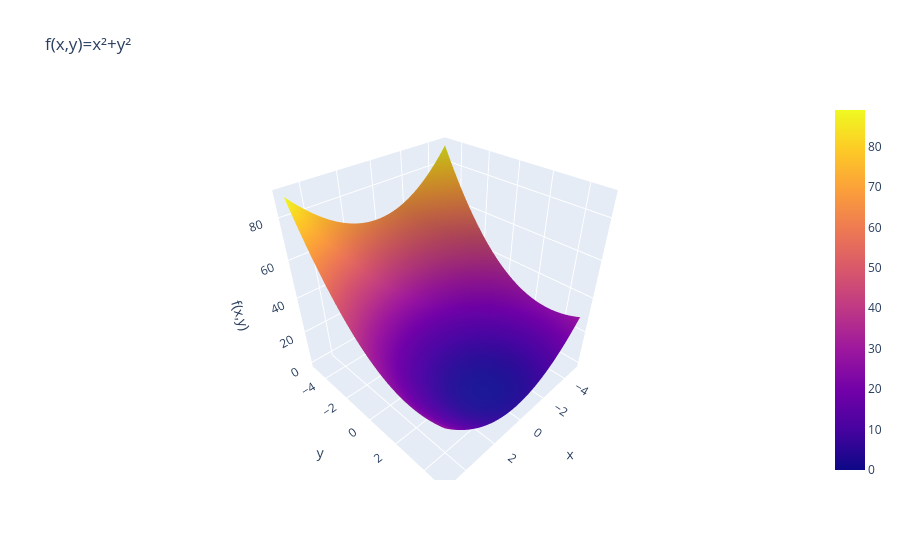

Notebook source saved alongside this figure:
### Markdown cell above
## 目的関数の表示

### Code cell
# 目的関数のグラフ作成
fig = go.Figure(
    data=[go.Surface(x=X, y=Y, z=Z)]
)

fig.update_layout(
    title="f(x,y)=x²+(y-3)²",
    scene=dict(
        xaxis_title="x",
        yaxis_title="y",
        zaxis_title="f(x,y)"
    )
)

fig.show()

### Figure 1 — Plotly figure (JSON) as saved in the notebook; plotly's stock layout.template omitted (floating-point values rounded to 4 significant figures; data arrays with more than 128 entries replaced by an {"elided": "..."} marker saying what was removed)
{"data": [{"type": "surface", "x": {"elided": "100x100 float values"}, "y": {"elided": "100x100 float values"}, "z": {"elided": "100x100 float values"}}], "layout": {"scene": {"xaxis": {"title": {"text": "x"}}, "yaxis": {"title": {"text": "y"}}, "zaxis": {"title": {"text": "f(x,y)"}}}, "title": {"text": "f(x,y)=x²+y²"}}}
